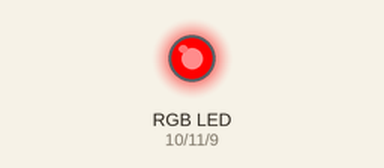
Simulated run of this sketch. Board: Arduino Uno, built with avr-gcc and run on an emulated ATmega328P. Shown: an RGB LED mixed from three pins (HIGH = lit).

Above: at 0.05 s.
At 3.45 s:
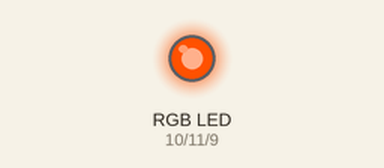
At 6.95 s:
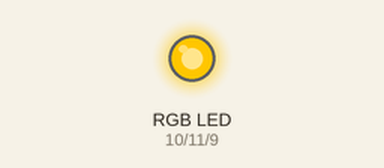
At 16.35 s:
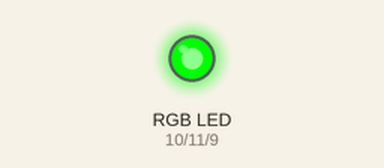
Timing chart, 0 to 21.3 s (numbered marks = the images above):
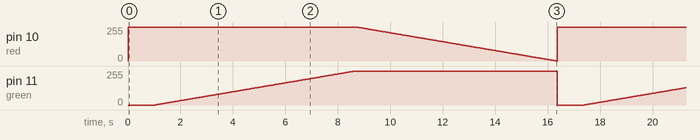

Measured:
- by itself, pin 10 (red): ramps from 255/255 to 0/255 and jumps back, once every 16.4 s
- by itself, pin 11 (green): ramps from 0/255 to 255/255 and jumps back, once every 16.4 s

The sketch:

fadeledstrip.ino
```cpp
// Hunter Phillips

int green = 11;
int red = 10;
int blue = 9;

void setup() {
  pinMode(red, OUTPUT);
  pinMode(blue, OUTPUT);
  pinMode(green, OUTPUT);
  analogWrite(red, 0);
  analogWrite(blue, 0);
  analogWrite(green, 0);
  digitalWrite(red, HIGH);
}

void loop() {
  delay(1000);

  for (int fadeValue = 0 ; fadeValue <= 255; fadeValue += 1) {
    analogWrite(green, fadeValue);
    delay(30);
  }

  for (int fadeValue = 255 ; fadeValue >= 0; fadeValue -= 1) {
    analogWrite(red, fadeValue);
    delay(30);
  }
digitalWrite(green, LOW);
digitalWrite(red, HIGH);


}
```

ads1262.cpp
```cpp
/*
  ADS1262.h - Library for ADS1262 Shield Arduino Firmwar.
  Created by Protocentral, December 27, 2013.
  Released into the public domain.
*/

#include <Arduino.h>
#include <ads1262.h>
#include <SPI.h>

char* ads1262::ads1262_Read_Data()
{

   static char SPI_Dummy_Buff[6];

   digitalWrite(ADS1262_CS_PIN, LOW);

	for (int i = 0; i < 6; ++i)
	{
		SPI_Dummy_Buff[i] = SPI.transfer(CONFIG_SPI_MASTER_DUMMY);

	}

    digitalWrite(ADS1262_CS_PIN, HIGH);

	return SPI_Dummy_Buff;
}

void ads1262::ads1262_Init()
{


  // start the SPI library:
  SPI.begin();
  SPI.setBitOrder(MSBFIRST);
  //CPOL = 0, CPHA = 1
  SPI.setDataMode(SPI_MODE1);
  // Selecting 1Mhz clock for SPI
  SPI.setClockDivider(SPI_CLOCK_DIV8); // DIV16

  ads1262_Reset();
  delay(100);
 // ads1262_Disable_Start();
 // ads1262_Enable_Start();

  ads1262_Hard_Stop();
 // ads1262_Start_Data_Conv_Command();
 // ads1262_Soft_Stop();
  delay(50);
//  ads1262_Stop_Read_Data_Continuous();					// SDATAC command
  delay(300);

  ads1262_Reg_Write(POWER, 0x11); 		//Set sampling rate to 125 SPS
  delay(10);
  ads1262_Reg_Write(INTERFACE, 0x05);	//Lead-off comp off, test signal disabled
  delay(10);
  ads1262_Reg_Write(MODE0, 0x00);		//Lead-off defaults
  delay(10);
  ads1262_Reg_Write(MODE1, 0x80);	//Ch 1 enabled, gain 6, connected to electrode in
  delay(10);
  ads1262_Reg_Write(MODE2, 0x06);	//Ch 1 enabled, gain 6, connected to electrode in
  delay(10);
  ads1262_Reg_Write(INPMUX, 0x01);	//Ch 1 enabled, gain 6, connected to electrode in
  delay(10);
  ads1262_Reg_Write(OFCAL0, 0x00);	//Ch 1 enabled, gain 6, connected to electrode in
  delay(10);
  ads1262_Reg_Write(OFCAL1, 0x00);	//Ch 1 enabled, gain 6, connected to electrode in
  delay(10);
  ads1262_Reg_Write(OFCAL2, 0x00);	//Ch 1 enabled, gain 6, connected to electrode in
  delay(10);
  ads1262_Reg_Write(FSCAL0, 0x00);	//Ch 1 enabled, gain 6, connected to electrode in
  delay(10);
  ads1262_Reg_Write(FSCAL1, 0x00);	//Ch 1 enabled, gain 6, connected to electrode in
  delay(10);
  ads1262_Reg_Write(FSCAL2, 0x40);	//Ch 1 enabled, gain 6, connected to electrode in
  delay(10);
  ads1262_Reg_Write(IDACMUX, 0xBB);	//Ch 1 enabled, gain 6, connected to electrode in
  delay(10);
   ads1262_Reg_Write(IDACMAG, 0x00);	//Ch 1 enabled, gain 6, connected to electrode in
  delay(10);
  ads1262_Reg_Write(REFMUX, 0x00);	//Ch 1 enabled, gain 6, connected to electrode in
  delay(10);
  ads1262_Reg_Write(TDACP, 0x00);	//Ch 1 enabled, gain 6, connected to electrode in
  delay(10);
  ads1262_Reg_Write(TDACN, 0x00);	//Ch 1 enabled, gain 6, connected to electrode in
  delay(10);
  ads1262_Reg_Write(GPIOCON, 0x00);	//Ch 1 enabled, gain 6, connected to electrode in
  delay(10);
  ads1262_Reg_Write(GPIODIR, 0x00);	//Ch 1 enabled, gain 6, connected to electrode in
  delay(10);
  ads1262_Reg_Write(GPIODAT, 0x00);	//Ch 1 enabled, gain 6, connected to electrode in
  delay(10);
  ads1262_Reg_Write(ADC2CFG, 0x00);	//Ch 1 enabled, gain 6, connected to electrode in
  delay(10);
  ads1262_Reg_Write(ADC2MUX, 0x01);	//Ch 1 enabled, gain 6, connected to electrode in
  delay(10);
  ads1262_Reg_Write(ADC2OFC0, 0x00);	//Ch 1 enabled, gain 6, connected to electrode in
  delay(10);
  ads1262_Reg_Write(ADC2OFC1, 0x00);	//Ch 1 enabled, gain 6, connected to electrode in
  delay(10);
  ads1262_Reg_Write(ADC2FSC0, 0x00);	//Ch 1 enabled, gain 6, connected to electrode in
  delay(10);
  ads1262_Reg_Write(ADC2FSC1, 0x40);	//Ch 1 enabled, gain 6, connected to electrode in
  delay(10);
 // ads1262_Start_Read_Data_Continuous();
  delay(10);
  ads1262_Enable_Start();
}

void ads1262::ads1262_Reset()
{
  digitalWrite(ADS1262_PWDN_PIN, HIGH);
  delay(100);					// Wait 100 mSec
  digitalWrite(ADS1262_PWDN_PIN, LOW);
  delay(100);
  digitalWrite(ADS1262_PWDN_PIN, HIGH);
  delay(100);
}

void ads1262::ads1262_Disable_Start()
{
  digitalWrite(ADS1262_START_PIN, LOW);
  delay(20);
}

void ads1262::ads1262_Enable_Start()
{
  digitalWrite(ADS1262_START_PIN, HIGH);
  delay(20);
}

void ads1262::ads1262_Hard_Stop (void)
{
  digitalWrite(ADS1262_START_PIN, LOW);
  delay(100);
}


void ads1262::ads1262_Start_Data_Conv_Command (void)
{
  ads1262_SPI_Command_Data(START);					// Send 0x08 to the ADS1x9x
}

void ads1262::ads1262_Soft_Stop (void)
{
  ads1262_SPI_Command_Data(STOP);                   // Send 0x0A to the ADS1x9x
}

void ads1262::ads1262_Start_Read_Data_Continuous (void)
{
  //ads1262_SPI_Command_Data(RDATAC);					// Send 0x10 to the ADS1x9x
}

void ads1262::ads1262_Stop_Read_Data_Continuous (void)
{
  //ads1262_SPI_Command_Data(SDATAC);					// Send 0x11 to the ADS1x9x
}

void ads1262::ads1262_SPI_Command_Data(unsigned char data_in)
{
  byte data[1];
  //data[0] = data_in;
  digitalWrite(ADS1262_CS_PIN, LOW);
  delay(2);
  digitalWrite(ADS1262_CS_PIN, HIGH);
  delay(2);
  digitalWrite(ADS1262_CS_PIN, LOW);
  delay(2);
  SPI.transfer(data_in);
  delay(2);
  digitalWrite(ADS1262_CS_PIN, HIGH);
}

//Sends a write command to SCP1000
void ads1262::ads1262_Reg_Write (unsigned char READ_WRITE_ADDRESS, unsigned char DATA)
{

  // now combine the register address and the command into one byte:
  byte dataToSend = READ_WRITE_ADDRESS | WREG;

   digitalWrite(ADS1262_CS_PIN, LOW);
   delay(2);
   digitalWrite(ADS1262_CS_PIN, HIGH);
   delay(2);
  // take the chip select low to select the device:
  digitalWrite(ADS1262_CS_PIN, LOW);
  delay(2);
  SPI.transfer(dataToSend); //Send register location
  SPI.transfer(0x00);		//number of register to wr
  SPI.transfer(DATA);		//Send value to record into register

  delay(2);
  // take the chip select high to de-select:
  digitalWrite(ADS1262_CS_PIN, HIGH);
}
```

ads1262.h
```cpp
	/*
  ADS1262.h - Library for ADS1262 Shield Arduino Firmwar.
  Created by Protocentral, December 27, 2013.
  Released into the public domain.
*/

#ifndef ads1262_h
#define ads1262_h

#include "Arduino.h"

#define CONFIG_SPI_MASTER_DUMMY   0xFF

// Register Read Commands
#define  RREG    0x20;		//Read n nnnn registers starting at address r rrrr
                                //first byte 001r rrrr (2xh)(2) - second byte 000n nnnn(2)
#define WREG    0x40;		//Write n nnnn registers starting at address r rrrr
                                //first byte 010r rrrr (2xh)(2) - second byte 000n nnnn(2)

#define START		0x08		//Start/restart (synchronize) conversions
#define STOP		0x0A		//Stop conversion
#define RDATAC      0x10		//Enable Read Data Continuous mode.

//This mode is the default mode at power-up.
#define SDATAC		0x11		//Stop Read Data Continuously mode
#define RDATA		0x12		//Read data by command; supports multiple read back.

//Pin declartion the other you need are controlled by the SPI library
const int ADS1262_DRDY_PIN = 6;
const int ADS1262_CS_PIN = 7;
const int ADS1262_START_PIN = 5;
const int ADS1262_PWDN_PIN = 4;

//register address
#define	POWER		0x01
#define	INTERFACE	0x02
#define	MODE0		0x03
#define	MODE1		0x04
#define	MODE2		0x05
#define	INPMUX		0x06
#define	OFCAL0		0x07
#define	OFCAL1		0x08
#define	OFCAL2		0x09
#define	FSCAL0		0x0A
#define	FSCAL1		0x0B
#define	FSCAL2		0x0C
#define	IDACMUX		0x0D
#define	IDACMAG		0x0E
#define	REFMUX		0x0F
#define	TDACP		0x10
#define	TDACN		0x11
#define	GPIOCON		0x12
#define	GPIODIR		0x13
#define	GPIODAT		0x14
#define	ADC2CFG		0x15
#define	ADC2MUX		0x16
#define	ADC2OFC0	0x17
#define	ADC2OFC1	0x18
#define	ADC2FSC0	0x19
#define	ADC2FSC1	0x1A


class ads1262
{
  public:
    static void ads1262_Init(void);
    static void ads1262_Reset(void);
	static void ads1262_Reg_Write (unsigned char READ_WRITE_ADDRESS, unsigned char DATA);
	static void ads1262_Reg_Read (unsigned char READ_WRITE_ADDRESS);
    static void ads1262_SPI_Command_Data(unsigned char data_in);
    static void ads1262_Disable_Start(void);
    static void ads1262_Enable_Start(void);
    static void ads1262_Hard_Stop (void);
    static void ads1262_Start_Data_Conv_Command (void);
    static void ads1262_Soft_Stop (void);
    static void ads1262_Start_Read_Data_Continuous (void);
    static void ads1262_Stop_Read_Data_Continuous (void);
    static char* ads1262_Read_Data(void);
};

#endif
```
